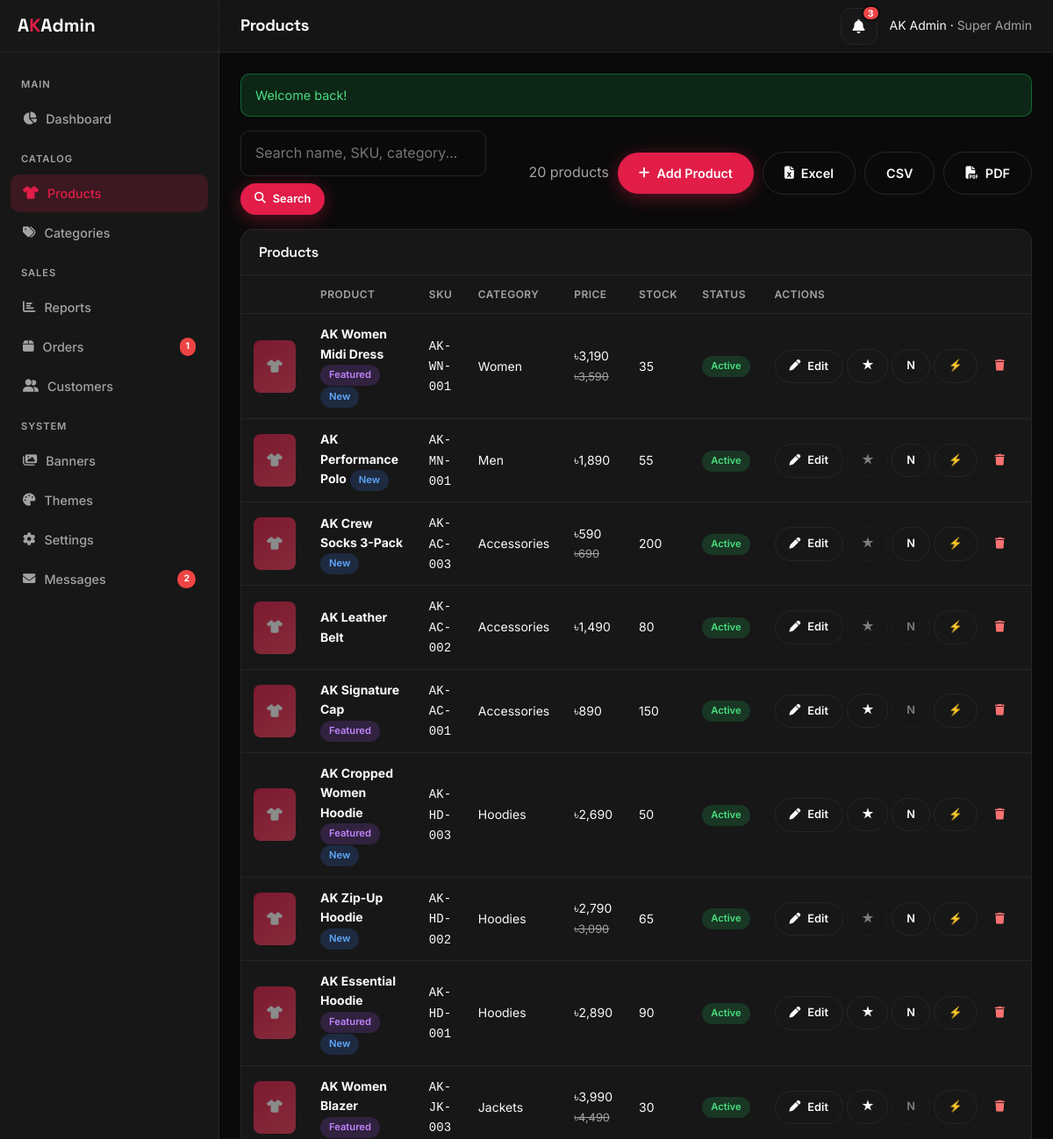
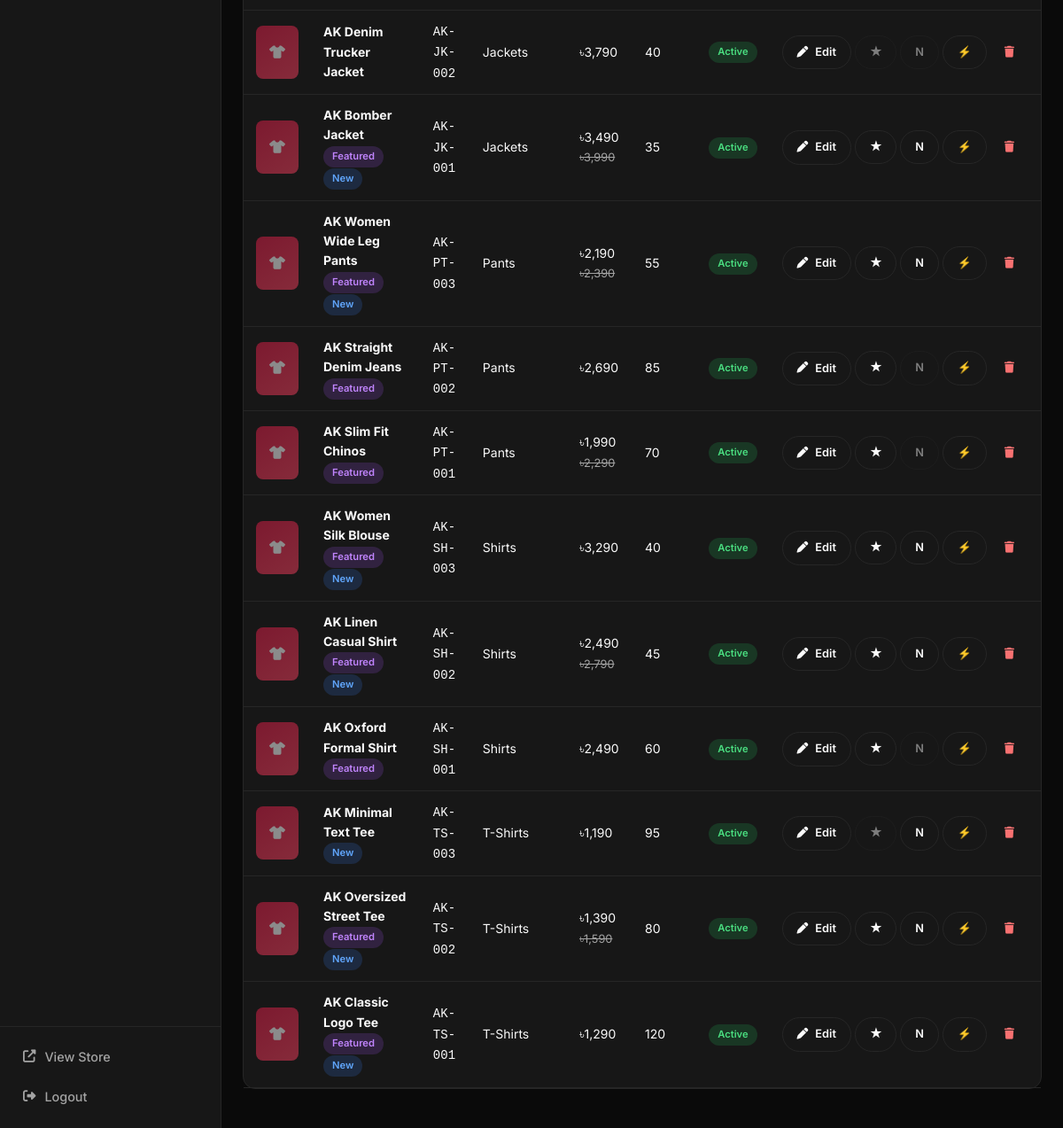
/admin/products.php (signed in), run on the app's committed database (2 pictures, top to bottom).
### tables this page shows
CREATE TABLE `products` (
  `id` INT UNSIGNED NOT NULL AUTO_INCREMENT,
  `category_id` INT UNSIGNED DEFAULT NULL,
  `name` VARCHAR(200) NOT NULL,
  `slug` VARCHAR(200) NOT NULL,
  `sku` VARCHAR(50) DEFAULT NULL,
  `short_description` VARCHAR(500) DEFAULT NULL,
  `description` TEXT,
  `price` DECIMAL(12,2) NOT NULL DEFAULT 0,
  `sale_price` DECIMAL(12,2) DEFAULT NULL,
  `stock` INT NOT NULL DEFAULT 0,
  `sizes` VARCHAR(255) DEFAULT 'S,M,L,XL',
  `colors` VARCHAR(255) DEFAULT 'Black,White',
  `material` VARCHAR(100) DEFAULT NULL,
  `gender` ENUM('men','women','unisex','kids') DEFAULT 'unisex',
  `is_featured` TINYINT(1) NOT NULL DEFAULT 0,
  `is_new` TINYINT(1) NOT NULL DEFAULT 0,
  `status` ENUM('active','inactive','draft') NOT NULL DEFAULT 'active',
  `views` INT UNSIGNED NOT NULL DEFAULT 0,
  `created_at` TIMESTAMP NOT NULL DEFAULT CURRENT_TIMESTAMP,
  `updated_at` TIMESTAMP NULL DEFAULT NULL ON UPDATE CURRENT_TIMESTAMP,
  PRIMARY KEY (`id`),
  UNIQUE KEY (`slug`),
  KEY (`category_id`),
  KEY (`status`),
  KEY (`gender`)
);

CREATE TABLE `categories` (
  `id` INT UNSIGNED NOT NULL AUTO_INCREMENT,
  `name` VARCHAR(100) NOT NULL,
  `slug` VARCHAR(100) NOT NULL,
  `description` TEXT,
  `image` VARCHAR(255) DEFAULT NULL,
  `parent_id` INT UNSIGNED DEFAULT NULL,
  `sort_order` INT NOT NULL DEFAULT 0,
  `status` ENUM('active','inactive') NOT NULL DEFAULT 'active',
  PRIMARY KEY (`id`),
  UNIQUE KEY (`slug`)
);

### app/helpers/functions.php (called while the page is built, shortened)
<?php
function e($v) { return htmlspecialchars((string)($v ?? ''), ENT_QUOTES, 'UTF-8'); }
function money($amount) {
    $sym = setting('currency_symbol', '৳');
    return $sym . number_format((float)$amount, 0);
}
function setting($key, $default = null) {
    $cache =& $GLOBALS['_settings_cache'];
    if (!array_key_exists($key, $cache)) {
        try {
            $row = Database::fetch("SELECT value FROM settings WHERE `key`=?", array($key));
            $cache[$key] = $row ? $row['value'] : $default;
        } catch (Exception $e) {
            $cache[$key] = $default;
        }
    }
    return $cache[$key];
}
function productPrice($p) {
    if (!empty($p['sale_price']) && $p['sale_price'] > 0 && $p['sale_price'] < $p['price']) {
        return (float)$p['sale_price'];
    }
    return (float)$p['price'];
}
function hasSale($p) {
    return !empty($p['sale_price']) && $p['sale_price'] > 0 && $p['sale_price'] < $p['price'];
}
    ?>

### app/helpers/Database.php (called while the page is built, shortened)
<?php
class Database {
    private static $instance = null;
    public static function getInstance() {
        if (self::$instance === null) {
            $c = require dirname(__DIR__) . '/config/config.php';
            $d = $c['db'];
            $dsn = "mysql:host={$d['host']};port={$d['port']};dbname={$d['name']};charset={$d['charset']}";
            try {
                self::$instance = new PDO($dsn, $d['user'], $d['pass'], [
                    PDO::ATTR_ERRMODE => PDO::ERRMODE_EXCEPTION,
                    PDO::ATTR_DEFAULT_FETCH_MODE => PDO::FETCH_ASSOC,
                    PDO::ATTR_EMULATE_PREPARES => false,
                ]);
            } catch (PDOException $e) {
                die($c['app_debug'] ? 'DB Error: '.$e->getMessage() : 'Database connection failed.');
            }
        }
        return self::$instance;
    }
    public static function query($sql, $params = []) {
        $stmt = self::getInstance()->prepare($sql);
        $stmt->execute($params);
        return $stmt;
    }
    public static function fetch($sql, $params = []) {
        $r = self::query($sql, $params)->fetch();
        return $r ?: null;
    }
    public static function fetchAll($sql, $params = []) {
        return self::query($sql, $params)->fetchAll();
    }
}

### app/config/config.php (called while the page is built)
<?php
return [
    'app_name'    => 'AK',
    'app_url'     => 'http://ak.test',
    'app_debug'   => true,
    'timezone'    => 'Asia/Dhaka',
    'db' => [
        'host' => '127.0.0.1',
        'port' => '3306',
        'name' => 'ak_store',
        'user' => 'root',
        'pass' => '',
        'charset' => 'utf8mb4',
    ],
    'session_name' => 'ak_store_session',
    'paths' => [
        'root'  => dirname(__DIR__, 2),
        'views' => dirname(__DIR__) . '/views',
    ],
    'currency_symbol' => '৳',
];

### app/helpers/Security.php (called while the page is built, shortened)
<?php
class Security
{
    public static function checkSessionTimeout()
    {
        $mins = (int) setting('session_timeout_minutes', 120);
        return true;
    }
}

### app/helpers/Auth.php (called while the page is built, shortened)
<?php
class Auth
{
    public static function startSession()
    {
        $c = require dirname(__DIR__) . '/config/config.php';
        if (class_exists('Security')) {
            if (self::check() || self::checkAdmin()) {
                Security::checkSessionTimeout();
            }
        }
    }
    public static function checkAdmin()
    {
        return isset($_SESSION['admin_user']['id']);
    }
    public static function checkCustomer()
    {
        return isset($_SESSION['customer_user']['id']);
    }
    public static function check()
    {
        return self::checkCustomer() || (isset($_SESSION['user']['id']) && !self::isAdminSession());
    }
    private static function isAdminSession()
    {
        return isset($_SESSION['user']['role_slug'])
            && in_array($_SESSION['user']['role_slug'], ['super-admin', 'admin', 'staff'], true)
            && !self::checkCustomer();
    }
}

### app/bootstrap.php (called while the page is built, shortened)
<?php
$cfg = require __DIR__.'/config/config.php';
require_once __DIR__.'/helpers/Database.php';
require_once __DIR__.'/helpers/Auth.php';
require_once __DIR__.'/helpers/Cart.php';
require_once __DIR__.'/helpers/functions.php';
require_once __DIR__.'/helpers/Security.php';
Auth::startSession();

### public/admin/products.php (the view, shortened to what this page needs)
<?php
require_once dirname(__DIR__, 2) . '/app/bootstrap.php';
$pageTitle = 'Products';
$q = trim(isset($_GET['q']) ? $_GET['q'] : '');
$where = ['1=1'];
$params = [];
$sqlWhere = implode(' AND ', $where);
$products = Database::fetchAll(
    "SELECT p.*, c.name as cat_name,
      (SELECT image_path FROM product_images WHERE product_id=p.id ORDER BY is_primary DESC, sort_order LIMIT 1) as thumb
     FROM products p
     LEFT JOIN categories c ON c.id=p.category_id
     WHERE $sqlWhere
     ORDER BY p.id DESC",
    $params
);
?>
<div class="admin-search-bar">
  <form method="GET" style="display:flex;flex-wrap:wrap;gap:8px;flex:1;align-items:center">
    <input type="search" name="q" class="form-control" placeholder="Search name, SKU, category..." value="<?= e($q) ?>">
    <button type="submit" class="btn btn-primary btn-sm"><i class="fas fa-search"></i> Search</button>
  </form>
  <span class="text-muted"><?= count($products) ?> products</span>
  <a href="/admin/product-edit.php" class="btn btn-primary"><i class="fas fa-plus"></i> Add Product</a>
  <a href="/admin/report-export.php?type=products&format=excel" class="btn btn-outline"><i class="fas fa-file-excel"></i> Excel</a>
  <a href="/admin/report-export.php?type=products&format=csv" class="btn btn-outline">CSV</a>
  <a href="/admin/report-export.php?type=products&format=pdf" class="btn btn-outline" target="_blank"><i class="fas fa-file-pdf"></i> PDF</a>
</div>
<div class="panel">
  <div class="panel-header"><h3><?= e($pageTitle) ?></h3></div>
  <div class="panel-body" style="padding:0">
    <div style="overflow-x:auto">
    <table class="data-table">
      <thead>
        <tr>
          <th></th>
          <th>Product</th>
          <th>SKU</th>
          <th>Category</th>
          <th>Price</th>
          <th>Stock</th>
          <th>Status</th>
          <th>Actions</th>
        </tr>
      </thead>
      <tbody>
      <?php foreach ($products as $p):
        $thumb = !empty($p['thumb']) ? ProductImage::url($p['thumb']) : (!empty($p['image']) ? ProductImage::url($p['image']) : null);
      ?>
      <tr>
        <td>
          <?php if ($thumb): ?>
          <img src="<?= e($thumb) ?>" class="prod-thumb" alt="">
          <?php else: ?>
          <div class="prod-thumb-ph"><i class="fas fa-shirt"></i></div>
          <?php endif; ?>
        </td>
        <td>
          <strong><?= e($p['name']) ?></strong>
          <?php if ($p['is_featured']): ?> <span class="badge badge-purple">Featured</span><?php endif; ?>
          <?php if ($p['is_new']): ?> <span class="badge badge-info">New</span><?php endif; ?>
        </td>
        <td><code><?= e($p['sku'] ?: '—') ?></code></td>
        <td><?= e(isset($p['cat_name']) ? $p['cat_name'] : '—') ?></td>
        <td>
          <?= money(productPrice($p)) ?>
          <?php if (hasSale($p)): ?>
          <span class="text-muted" style="text-decoration:line-through;font-size:.8rem"><?= money($p['price']) ?></span>
          <?php endif; ?>
        </td>
        <td><?php if ((int)$p['stock'] <= 0): ?>
          <span class="badge" style="background:color-mix(in srgb,#ef4444 20%,transparent);color:#f87171;font-weight:700">Out of Stock</span>
          <?php elseif ((int)$p['stock'] <= 5): ?>
          <span class="badge" style="background:color-mix(in srgb,#f59e0b 20%,transparent);color:#fbbf24;font-weight:700"><?= (int)$p['stock'] ?> left</span>
          <?php else: ?>
          <?= (int)$p['stock'] ?>
          <?php endif; ?></td>
        <td><span class="badge badge-<?= $p['status']==='active'?'success':'warning' ?>"><?= e(ucfirst($p['status'])) ?></span></td>
        <td style="white-space:nowrap">
          <a href="/admin/product-edit.php?id=<?= $p['id'] ?>" class="btn btn-sm btn-outline" title="Edit"><i class="fas fa-pen"></i> Edit</a>
          <a href="?toggle_featured=<?= $p['id'] ?>" class="btn btn-sm btn-outline" title="Toggle Featured" style="<?= $p['is_featured']?'opacity:1':'opacity:.45' ?>">★</a>
          <a href="?toggle_new=<?= $p['id'] ?>" class="btn btn-sm btn-outline" title="Toggle New Arrival" style="<?= $p['is_new']?'opacity:1':'opacity:.45' ?>">N</a>
          <a href="?toggle=<?= $p['id'] ?>" class="btn btn-sm btn-outline" title="Toggle status">⚡</a>
          <a href="?delete=<?= $p['id'] ?>" class="btn btn-sm" style="color:#f87171" onclick="return confirm('Delete this product and all images?')" title="Delete"><i class="fas fa-trash"></i></a>
        </td>
      </tr>
      <?php endforeach; ?>
      </tbody>
    </table>
    </div>
  </div>
</div>
<?php
require dirname(__DIR__, 2) . '/app/views/layouts/admin.php';

### public/assets/css/app.css (style rules this page uses)
*,*::before,*::after { box-sizing:border-box;margin:0;padding:0 }
:root { --font-sans:'Inter',system-ui,sans-serif;--font-display:'Space Grotesk',var(--font-sans);--radius:12px;--header-h:70px;--transition:.25s ease }
html { scroll-behavior:smooth }
body { font-family:var(--font-sans);background:var(--color-bg);color:var(--color-text);line-height:1.6;min-height:100vh;-webkit-font-smoothing:antialiased }
a { color:inherit;text-decoration:none;transition:color var(--transition) }
button,input,select,textarea { font:inherit;color:inherit;border:none;background:none;outline:none }
h1,h2,h3,h4 { font-family:var(--font-display);font-weight:700;line-height:1.2;letter-spacing:-.02em }
.text-muted { color:var(--color-text-muted) }
.btn { display:inline-flex;align-items:center;justify-content:center;gap:8px;padding:12px 24px;font-weight:600;font-size:.9rem;border-radius:999px;cursor:pointer;transition:all var(--transition);white-space:nowrap }
.btn-primary { background:var(--color-primary);color:#fff;box-shadow:0 4px 20px color-mix(in srgb,var(--color-primary) 40%,transparent) }
.btn-outline { border:1.5px solid var(--color-border);color:var(--color-text) }
.btn-sm { padding:8px 16px;font-size:.8rem }
.form-control { width:100%;padding:12px 16px;border-radius:10px;background:var(--color-bg);border:1px solid var(--color-border);color:var(--color-text);transition:border-color .2s }

### public/assets/css/admin.css (style rules this page uses)
:root { --sidebar-w:250px;--topbar-h:60px }
body.admin-body { background:var(--color-bg);color:var(--color-text);display:flex;min-height:100vh;margin:0;font-family:var(--font-sans) }
.panel { background:var(--color-surface);border:1px solid var(--color-border);border-radius:14px;margin-bottom:20px }
.panel-header { display:flex;align-items:center;justify-content:space-between;padding:16px 20px;border-bottom:1px solid var(--color-border) }
.panel-header h3 { font-size:1rem;font-weight:600 }
.panel-body { padding:20px }
table.data-table { width:100%;border-collapse:collapse }
.data-table th,.data-table td { padding:12px 14px;text-align:left;border-bottom:1px solid var(--color-border);font-size:.875rem }
.data-table th { font-weight:600;color:var(--color-text-muted);font-size:.75rem;text-transform:uppercase;letter-spacing:.04em }
.badge { display:inline-flex;padding:3px 10px;border-radius:999px;font-size:.7rem;font-weight:600 }
.badge-success { background:color-mix(in srgb,#22c55e 18%,transparent);color:#4ade80 }
.badge-info { background:color-mix(in srgb,#3b82f6 18%,transparent);color:#60a5fa }
.badge-purple { background:color-mix(in srgb,#a855f7 18%,transparent);color:#c084fc }

### public/admin/products.php (style rules this page uses)
.prod-thumb-ph { width:48px;height:60px;border-radius:8px;background:linear-gradient(145deg,var(--color-primary),var(--color-secondary));opacity:.5;display:grid;place-items:center;font-size:.9rem;color:#fff }
.admin-search-bar { display:flex;flex-wrap:wrap;gap:10px;align-items:center;margin-bottom:16px }
.admin-search-bar .form-control { max-width:280px }

### data on the page
products: name "AK Women Midi Dress", is_featured "Featured", is_new "New", sku "AK-WN-001", category.name "Women", p "৳3,190", price "৳3,590", stock "35", status "Active"
products: name "AK Performance Polo", is_new "New", sku "AK-MN-001", category.name "Men", price "৳1,890", stock "55", status "Active"
products: name "AK Crew Socks 3-Pack", is_new "New", sku "AK-AC-003", category.name "Accessories", sale_price "৳590", price "৳690", stock "200", status "Active"
products: name "AK Leather Belt", sku "AK-AC-002", category.name "Accessories", price "৳1,490", stock "80", status "Active"
products: name "AK Signature Cap", is_featured "Featured", sku "AK-AC-001", category.name "Accessories", price "৳890", stock "150", status "Active"
products: name "AK Cropped Women Hoodie", is_featured "Featured", is_new "New", sku "AK-HD-003", category.name "Hoodies", price "৳2,690", stock "50", status "Active"
products: name "AK Zip-Up Hoodie", is_new "New", sku "AK-HD-002", category.name "Hoodies", sale_price "৳2,790", price "৳3,090", stock "65", status "Active"
products: name "AK Essential Hoodie", is_featured "Featured", is_new "New", sku "AK-HD-001", category.name "Hoodies", price "৳2,890", stock "90", status "Active"
products: name "AK Women Blazer", is_featured "Featured", sku "AK-JK-003", category.name "Jackets", sale_price "৳3,990", price "৳4,490", stock "30", status "Active"
products: name "AK Denim Trucker Jacket", sku "AK-JK-002", category.name "Jackets", price "৳3,790", stock "40", status "Active"
products: name "AK Bomber Jacket", is_featured "Featured", is_new "New", sku "AK-JK-001", category.name "Jackets", sale_price "৳3,490", price "৳3,990", stock "35", status "Active"
products: name "AK Women Wide Leg Pants", is_featured "Featured", is_new "New", sku "AK-PT-003", category.name "Pants", sale_price "৳2,190", price "৳2,390", stock "55", status "Active"
products: name "AK Straight Denim Jeans", is_featured "Featured", sku "AK-PT-002", category.name "Pants", price "৳2,690", stock "85", status "Active"
products: name "AK Slim Fit Chinos", is_featured "Featured", sku "AK-PT-001", category.name "Pants", sale_price "৳1,990", price "৳2,290", stock "70", status "Active"
products: name "AK Women Silk Blouse", is_featured "Featured", is_new "New", sku "AK-SH-003", category.name "Shirts", price "৳3,290", stock "40", status "Active"
products: name "AK Linen Casual Shirt", is_featured "Featured", is_new "New", sku "AK-SH-002", category.name "Shirts", sale_price "৳2,490", price "৳2,790", stock "45", status "Active"
products: name "AK Oxford Formal Shirt", is_featured "Featured", sku "AK-SH-001", category.name "Shirts", price "৳2,490", stock "60", status "Active"
products: name "AK Minimal Text Tee", is_new "New", sku "AK-TS-003", category.name "T-Shirts", price "৳1,190", stock "95", status "Active"
products: name "AK Oversized Street Tee", is_featured "Featured", is_new "New", sku "AK-TS-002", category.name "T-Shirts", sale_price "৳1,390", price "৳1,590", stock "80", status "Active"
products: name "AK Classic Logo Tee", is_featured "Featured", is_new "New", sku "AK-TS-001", category.name "T-Shirts", price "৳1,290", stock "120", status "Active"

### other printed values
$pendingOrders "1"
$newMessages "2"
$pageTitle "Products"
$notifCount "3"
$user['name'] "AK Admin"
$user['role_name'] "Super Admin"
$m "Welcome back!"
count($products) "20"
